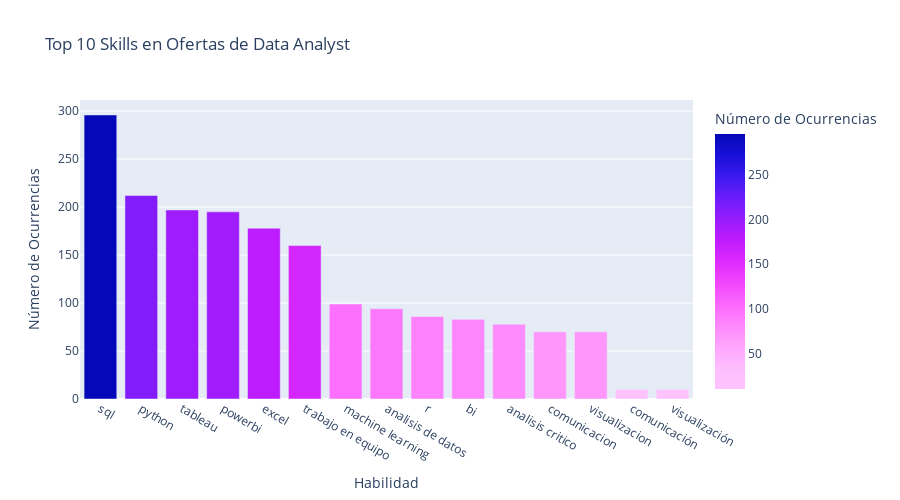
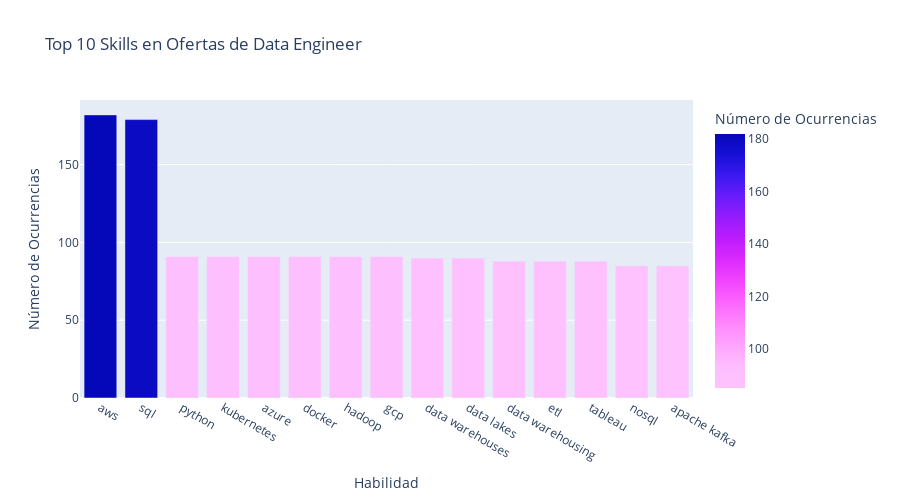
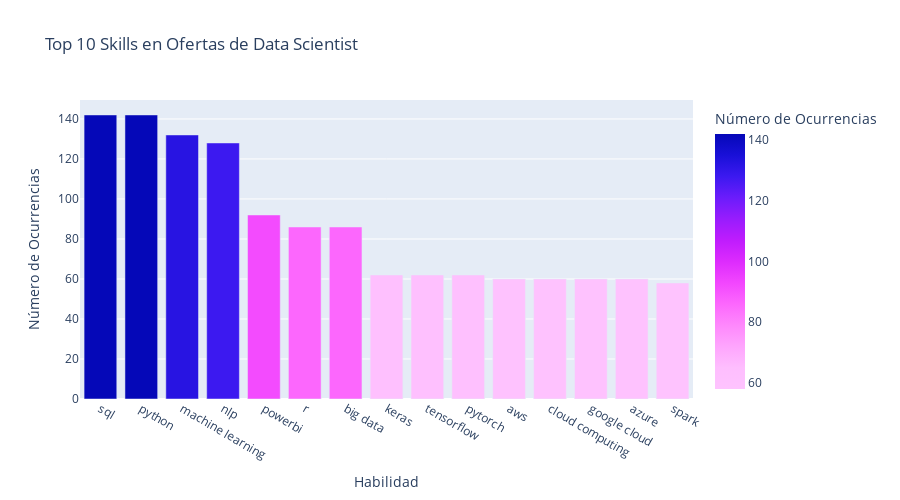
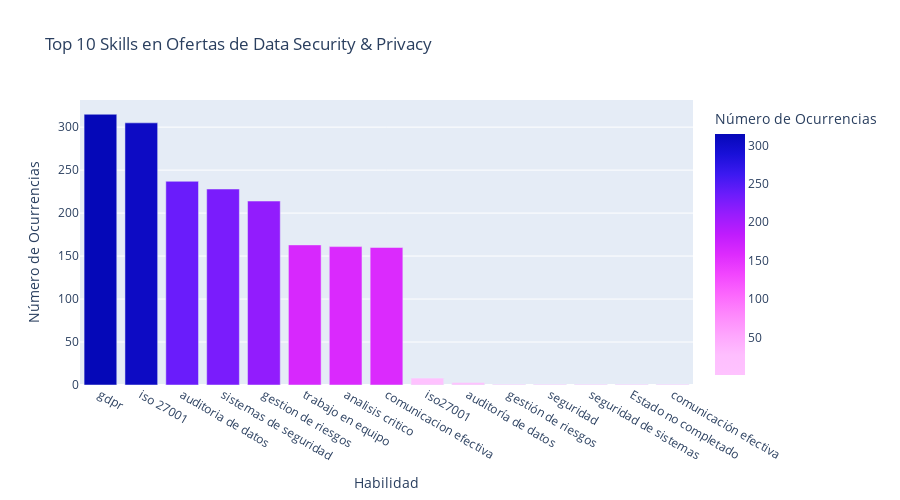

The code cell stored with these charts, in order, in its notebook:
### Code cell
for puesto in puestos_data:
    representar_habilidades_puesto(puesto, 15)

### Figure 1 — Plotly figure (JSON) as saved in the notebook; plotly's stock layout.template omitted (floating-point values rounded to 4 significant figures)
{"data": [{"alignmentgroup": "True", "hovertemplate": "Habilidad=%{x}<br>Número de Ocurrencias=%{marker.color}<extra></extra>", "legendgroup": "", "marker": {"color": [296, 212, 197, 195, 178, 160, 99, 94, 86, 83, 78, 70, 70, 10, 10], "coloraxis": "coloraxis", "pattern": {"shape": ""}}, "name": "", "offsetgroup": "", "orientation": "v", "showlegend": false, "textposition": "auto", "type": "bar", "x": ["sql", "python", "tableau", "powerbi", "excel", "trabajo en equipo", "machine learning", "analisis de datos", "r", "bi", "analisis critico", "comunicacion", "visualizacion", "comunicación", "visualización"], "xaxis": "x", "y": [296, 212, 197, 195, 178, 160, 99, 94, 86, 83, 78, 70, 70, 10, 10], "yaxis": "y"}], "layout": {"barmode": "relative", "coloraxis": {"colorbar": {"title": {"text": "Número de Ocurrencias"}}, "colorscale": [[0, "#fec3fe"], [0.08333, "#febefe"], [0.1667, "#fea5fd"], [0.25, "#fe88fc"], [0.3333, "#fc67fd"], [0.4167, "#f246fe"], [0.5, "#dd2bfd"], [0.5833, "#bf1cfd"], [0.6667, "#981cfd"], [0.75, "#6b1cfb"], [0.8333, "#3c19f0"], [0.9167, "#1910d8"], [1, "#0508b8"]]}, "height": 500, "legend": {"tracegroupgap": 0}, "title": {"text": "Top 10 Skills en Ofertas de Data Analyst"}, "xaxis": {"anchor": "y", "domain": [0, 1], "title": {"text": "Habilidad"}}, "yaxis": {"anchor": "x", "domain": [0, 1], "title": {"text": "Número de Ocurrencias"}}}}

### Figure 2 — Plotly figure (JSON) as saved in the notebook; plotly's stock layout.template omitted (floating-point values rounded to 4 significant figures)
{"data": [{"alignmentgroup": "True", "hovertemplate": "Habilidad=%{x}<br>Número de Ocurrencias=%{marker.color}<extra></extra>", "legendgroup": "", "marker": {"color": [182, 179, 91, 91, 91, 91, 91, 91, 90, 90, 88, 88, 88, 85, 85], "coloraxis": "coloraxis", "pattern": {"shape": ""}}, "name": "", "offsetgroup": "", "orientation": "v", "showlegend": false, "textposition": "auto", "type": "bar", "x": ["aws", "sql", "python", "kubernetes", "azure", "docker", "hadoop", "gcp", "data warehouses", "data lakes", "data warehousing", "etl", "tableau", "nosql", "apache kafka"], "xaxis": "x", "y": [182, 179, 91, 91, 91, 91, 91, 91, 90, 90, 88, 88, 88, 85, 85], "yaxis": "y"}], "layout": {"barmode": "relative", "coloraxis": {"colorbar": {"title": {"text": "Número de Ocurrencias"}}, "colorscale": [[0, "#fec3fe"], [0.08333, "#febefe"], [0.1667, "#fea5fd"], [0.25, "#fe88fc"], [0.3333, "#fc67fd"], [0.4167, "#f246fe"], [0.5, "#dd2bfd"], [0.5833, "#bf1cfd"], [0.6667, "#981cfd"], [0.75, "#6b1cfb"], [0.8333, "#3c19f0"], [0.9167, "#1910d8"], [1, "#0508b8"]]}, "height": 500, "legend": {"tracegroupgap": 0}, "title": {"text": "Top 10 Skills en Ofertas de Data Engineer"}, "xaxis": {"anchor": "y", "domain": [0, 1], "title": {"text": "Habilidad"}}, "yaxis": {"anchor": "x", "domain": [0, 1], "title": {"text": "Número de Ocurrencias"}}}}

### Figure 3 — Plotly figure (JSON) as saved in the notebook; plotly's stock layout.template omitted (floating-point values rounded to 4 significant figures)
{"data": [{"alignmentgroup": "True", "hovertemplate": "Habilidad=%{x}<br>Número de Ocurrencias=%{marker.color}<extra></extra>", "legendgroup": "", "marker": {"color": [142, 142, 132, 128, 92, 86, 86, 62, 62, 62, 60, 60, 60, 60, 58], "coloraxis": "coloraxis", "pattern": {"shape": ""}}, "name": "", "offsetgroup": "", "orientation": "v", "showlegend": false, "textposition": "auto", "type": "bar", "x": ["sql", "python", "machine learning", "nlp", "powerbi", "r", "big data", "keras", "tensorflow", "pytorch", "aws", "cloud computing", "google cloud", "azure", "spark"], "xaxis": "x", "y": [142, 142, 132, 128, 92, 86, 86, 62, 62, 62, 60, 60, 60, 60, 58], "yaxis": "y"}], "layout": {"barmode": "relative", "coloraxis": {"colorbar": {"title": {"text": "Número de Ocurrencias"}}, "colorscale": [[0, "#fec3fe"], [0.08333, "#febefe"], [0.1667, "#fea5fd"], [0.25, "#fe88fc"], [0.3333, "#fc67fd"], [0.4167, "#f246fe"], [0.5, "#dd2bfd"], [0.5833, "#bf1cfd"], [0.6667, "#981cfd"], [0.75, "#6b1cfb"], [0.8333, "#3c19f0"], [0.9167, "#1910d8"], [1, "#0508b8"]]}, "height": 500, "legend": {"tracegroupgap": 0}, "title": {"text": "Top 10 Skills en Ofertas de Data Scientist"}, "xaxis": {"anchor": "y", "domain": [0, 1], "title": {"text": "Habilidad"}}, "yaxis": {"anchor": "x", "domain": [0, 1], "title": {"text": "Número de Ocurrencias"}}}}

### Figure 4 — Plotly figure (JSON) as saved in the notebook; plotly's stock layout.template omitted (floating-point values rounded to 4 significant figures)
{"data": [{"alignmentgroup": "True", "hovertemplate": "Habilidad=%{x}<br>Número de Ocurrencias=%{marker.color}<extra></extra>", "legendgroup": "", "marker": {"color": [315, 305, 237, 228, 214, 163, 161, 160, 8, 3, 1, 1, 1, 1, 1], "coloraxis": "coloraxis", "pattern": {"shape": ""}}, "name": "", "offsetgroup": "", "orientation": "v", "showlegend": false, "textposition": "auto", "type": "bar", "x": ["gdpr", "iso 27001", "auditoria de datos", "sistemas de seguridad", "gestion de riesgos", "trabajo en equipo", "analisis critico", "comunicacion efectiva", "iso27001", "auditoría de datos", "gestión de riesgos", "seguridad", "seguridad de sistemas", "Estado no completado", "comunicación efectiva"], "xaxis": "x", "y": [315, 305, 237, 228, 214, 163, 161, 160, 8, 3, 1, 1, 1, 1, 1], "yaxis": "y"}], "layout": {"barmode": "relative", "coloraxis": {"colorbar": {"title": {"text": "Número de Ocurrencias"}}, "colorscale": [[0, "#fec3fe"], [0.08333, "#febefe"], [0.1667, "#fea5fd"], [0.25, "#fe88fc"], [0.3333, "#fc67fd"], [0.4167, "#f246fe"], [0.5, "#dd2bfd"], [0.5833, "#bf1cfd"], [0.6667, "#981cfd"], [0.75, "#6b1cfb"], [0.8333, "#3c19f0"], [0.9167, "#1910d8"], [1, "#0508b8"]]}, "height": 500, "legend": {"tracegroupgap": 0}, "title": {"text": "Top 10 Skills en Ofertas de Data Security & Privacy"}, "xaxis": {"anchor": "y", "domain": [0, 1], "title": {"text": "Habilidad"}}, "yaxis": {"anchor": "x", "domain": [0, 1], "title": {"text": "Número de Ocurrencias"}}}}
